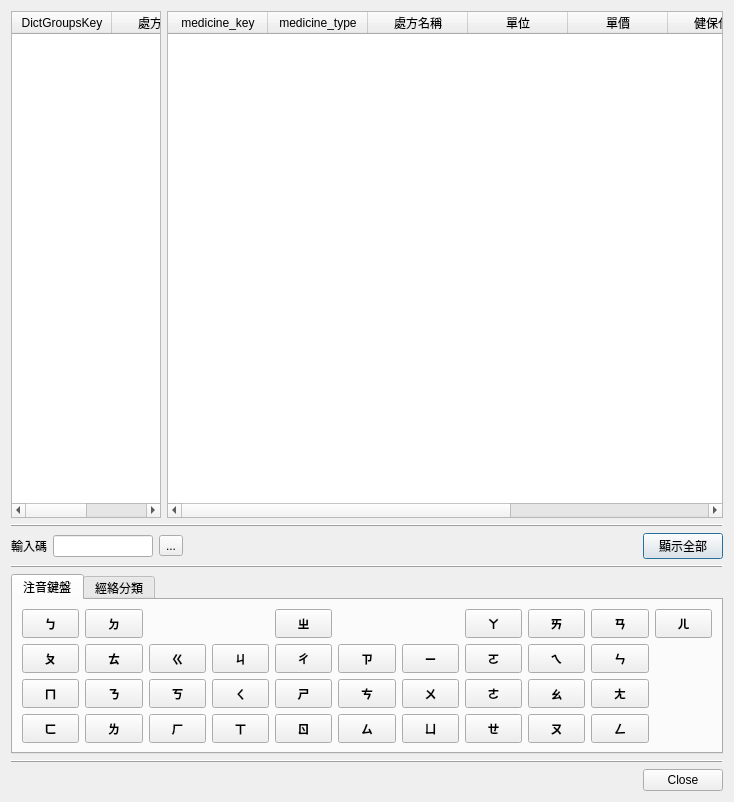
<?xml version="1.0" encoding="UTF-8"?>
<ui version="4.0">
 <class>Dialog_medicine</class>
 <widget class="QDialog" name="Dialog_medicine">
  <property name="windowModality">
   <enum>Qt::NonModal</enum>
  </property>
  <property name="geometry">
   <rect>
    <x>0</x>
    <y>0</y>
    <width>734</width>
    <height>802</height>
   </rect>
  </property>
  <property name="sizePolicy">
   <sizepolicy hsizetype="Preferred" vsizetype="Preferred">
    <horstretch>0</horstretch>
    <verstretch>0</verstretch>
   </sizepolicy>
  </property>
  <property name="windowTitle">
   <string>處方詞庫</string>
  </property>
  <property name="modal">
   <bool>false</bool>
  </property>
  <layout class="QVBoxLayout" name="verticalLayout">
   <item>
    <layout class="QHBoxLayout" name="horizontalLayout">
     <item>
      <widget class="QTableWidget" name="tableWidget_dict_groups">
       <property name="maximumSize">
        <size>
         <width>150</width>
         <height>16777215</height>
        </size>
       </property>
       <property name="editTriggers">
        <set>QAbstractItemView::NoEditTriggers</set>
       </property>
       <property name="selectionMode">
        <enum>QAbstractItemView::SingleSelection</enum>
       </property>
       <property name="selectionBehavior">
        <enum>QAbstractItemView::SelectRows</enum>
       </property>
       <column>
        <property name="text">
         <string>DictGroupsKey</string>
        </property>
       </column>
       <column>
        <property name="text">
         <string>處方類別</string>
        </property>
       </column>
      </widget>
     </item>
     <item>
      <widget class="QTableWidget" name="tableWidget_medicine">
       <property name="maximumSize">
        <size>
         <width>16777215</width>
         <height>16777215</height>
        </size>
       </property>
       <property name="editTriggers">
        <set>QAbstractItemView::NoEditTriggers</set>
       </property>
       <property name="selectionMode">
        <enum>QAbstractItemView::SingleSelection</enum>
       </property>
       <property name="selectionBehavior">
        <enum>QAbstractItemView::SelectRows</enum>
       </property>
       <column>
        <property name="text">
         <string>medicine_key</string>
        </property>
       </column>
       <column>
        <property name="text">
         <string>medicine_type</string>
        </property>
       </column>
       <column>
        <property name="text">
         <string>處方名稱</string>
        </property>
       </column>
       <column>
        <property name="text">
         <string>單位</string>
        </property>
       </column>
       <column>
        <property name="text">
         <string>單價</string>
        </property>
       </column>
       <column>
        <property name="text">
         <string>健保代碼</string>
        </property>
       </column>
       <column>
        <property name="text">
         <string>預設量</string>
        </property>
       </column>
       <column>
        <property name="text">
         <string>停用狀態</string>
        </property>
       </column>
      </widget>
     </item>
    </layout>
   </item>
   <item>
    <widget class="QFrame" name="frame">
     <property name="frameShape">
      <enum>QFrame::HLine</enum>
     </property>
     <property name="frameShadow">
      <enum>QFrame::Raised</enum>
     </property>
    </widget>
   </item>
   <item>
    <layout class="QHBoxLayout" name="horizontalLayout_2">
     <item>
      <widget class="QLabel" name="label">
       <property name="text">
        <string>輸入碼</string>
       </property>
      </widget>
     </item>
     <item>
      <widget class="QLineEdit" name="lineEdit_input_code">
       <property name="maximumSize">
        <size>
         <width>100</width>
         <height>16777215</height>
        </size>
       </property>
       <property name="clearButtonEnabled">
        <bool>true</bool>
       </property>
      </widget>
     </item>
     <item>
      <widget class="QToolButton" name="toolButton_backspace">
       <property name="text">
        <string>...</string>
       </property>
       <property name="icon">
        <iconset>
         <normaloff>../icons/gtk-go-forward-rtl.svg</normaloff>../icons/gtk-go-forward-rtl.svg</iconset>
       </property>
      </widget>
     </item>
     <item>
      <spacer name="horizontalSpacer_3">
       <property name="orientation">
        <enum>Qt::Horizontal</enum>
       </property>
       <property name="sizeHint" stdset="0">
        <size>
         <width>40</width>
         <height>20</height>
        </size>
       </property>
      </spacer>
     </item>
     <item>
      <widget class="QPushButton" name="pushButton_show_all">
       <property name="text">
        <string>顯示全部</string>
       </property>
       <property name="icon">
        <iconset>
         <normaloff>../icons/reload.svg</normaloff>../icons/reload.svg</iconset>
       </property>
      </widget>
     </item>
    </layout>
   </item>
   <item>
    <widget class="QFrame" name="frame_2">
     <property name="frameShape">
      <enum>QFrame::HLine</enum>
     </property>
     <property name="frameShadow">
      <enum>QFrame::Raised</enum>
     </property>
    </widget>
   </item>
   <item>
    <widget class="QTabWidget" name="tabWidget_keyboard">
     <property name="maximumSize">
      <size>
       <width>16777215</width>
       <height>180</height>
      </size>
     </property>
     <property name="currentIndex">
      <number>0</number>
     </property>
     <widget class="QWidget" name="tab">
      <attribute name="title">
       <string>注音鍵盤</string>
      </attribute>
      <layout class="QVBoxLayout" name="verticalLayout_2">
       <item>
        <layout class="QGridLayout" name="gridLayout">
         <item row="3" column="3">
          <widget class="QToolButton" name="toolButton_14">
           <property name="sizePolicy">
            <sizepolicy hsizetype="Expanding" vsizetype="Preferred">
             <horstretch>0</horstretch>
             <verstretch>0</verstretch>
            </sizepolicy>
           </property>
           <property name="font">
            <font>
             <weight>75</weight>
             <bold>true</bold>
            </font>
           </property>
           <property name="text">
            <string>ㄒ</string>
           </property>
          </widget>
         </item>
         <item row="2" column="1">
          <widget class="QToolButton" name="toolButton_7">
           <property name="sizePolicy">
            <sizepolicy hsizetype="Expanding" vsizetype="Preferred">
             <horstretch>0</horstretch>
             <verstretch>0</verstretch>
            </sizepolicy>
           </property>
           <property name="font">
            <font>
             <weight>75</weight>
             <bold>true</bold>
            </font>
           </property>
           <property name="text">
            <string>ㄋ</string>
           </property>
          </widget>
         </item>
         <item row="2" column="3">
          <widget class="QToolButton" name="toolButton_13">
           <property name="sizePolicy">
            <sizepolicy hsizetype="Expanding" vsizetype="Preferred">
             <horstretch>0</horstretch>
             <verstretch>0</verstretch>
            </sizepolicy>
           </property>
           <property name="font">
            <font>
             <weight>75</weight>
             <bold>true</bold>
            </font>
           </property>
           <property name="text">
            <string>ㄑ</string>
           </property>
          </widget>
         </item>
         <item row="1" column="3">
          <widget class="QToolButton" name="toolButton_12">
           <property name="sizePolicy">
            <sizepolicy hsizetype="Expanding" vsizetype="Preferred">
             <horstretch>0</horstretch>
             <verstretch>0</verstretch>
            </sizepolicy>
           </property>
           <property name="font">
            <font>
             <weight>75</weight>
             <bold>true</bold>
            </font>
           </property>
           <property name="text">
            <string>ㄐ</string>
           </property>
          </widget>
         </item>
         <item row="3" column="2">
          <widget class="QToolButton" name="toolButton_11">
           <property name="sizePolicy">
            <sizepolicy hsizetype="Expanding" vsizetype="Preferred">
             <horstretch>0</horstretch>
             <verstretch>0</verstretch>
            </sizepolicy>
           </property>
           <property name="font">
            <font>
             <weight>75</weight>
             <bold>true</bold>
            </font>
           </property>
           <property name="text">
            <string>ㄏ</string>
           </property>
          </widget>
         </item>
         <item row="3" column="0">
          <widget class="QToolButton" name="toolButton_4">
           <property name="sizePolicy">
            <sizepolicy hsizetype="Expanding" vsizetype="Preferred">
             <horstretch>0</horstretch>
             <verstretch>0</verstretch>
            </sizepolicy>
           </property>
           <property name="font">
            <font>
             <weight>75</weight>
             <bold>true</bold>
            </font>
           </property>
           <property name="text">
            <string>ㄈ</string>
           </property>
          </widget>
         </item>
         <item row="3" column="1">
          <widget class="QToolButton" name="toolButton_8">
           <property name="sizePolicy">
            <sizepolicy hsizetype="Expanding" vsizetype="Preferred">
             <horstretch>0</horstretch>
             <verstretch>0</verstretch>
            </sizepolicy>
           </property>
           <property name="font">
            <font>
             <weight>75</weight>
             <bold>true</bold>
            </font>
           </property>
           <property name="text">
            <string>ㄌ</string>
           </property>
          </widget>
         </item>
         <item row="0" column="1">
          <widget class="QToolButton" name="toolButton_5">
           <property name="sizePolicy">
            <sizepolicy hsizetype="Expanding" vsizetype="Preferred">
             <horstretch>0</horstretch>
             <verstretch>0</verstretch>
            </sizepolicy>
           </property>
           <property name="font">
            <font>
             <weight>75</weight>
             <bold>true</bold>
            </font>
           </property>
           <property name="text">
            <string>ㄉ</string>
           </property>
          </widget>
         </item>
         <item row="0" column="0">
          <widget class="QToolButton" name="toolButton_1">
           <property name="sizePolicy">
            <sizepolicy hsizetype="Expanding" vsizetype="Preferred">
             <horstretch>0</horstretch>
             <verstretch>0</verstretch>
            </sizepolicy>
           </property>
           <property name="font">
            <font>
             <weight>75</weight>
             <bold>true</bold>
            </font>
           </property>
           <property name="text">
            <string>ㄅ</string>
           </property>
           <property name="toolButtonStyle">
            <enum>Qt::ToolButtonTextUnderIcon</enum>
           </property>
          </widget>
         </item>
         <item row="2" column="4">
          <widget class="QToolButton" name="toolButton_17">
           <property name="sizePolicy">
            <sizepolicy hsizetype="Expanding" vsizetype="Preferred">
             <horstretch>0</horstretch>
             <verstretch>0</verstretch>
            </sizepolicy>
           </property>
           <property name="font">
            <font>
             <weight>75</weight>
             <bold>true</bold>
            </font>
           </property>
           <property name="text">
            <string>ㄕ</string>
           </property>
          </widget>
         </item>
         <item row="1" column="0">
          <widget class="QToolButton" name="toolButton_2">
           <property name="sizePolicy">
            <sizepolicy hsizetype="Expanding" vsizetype="Preferred">
             <horstretch>0</horstretch>
             <verstretch>0</verstretch>
            </sizepolicy>
           </property>
           <property name="font">
            <font>
             <weight>75</weight>
             <bold>true</bold>
            </font>
           </property>
           <property name="text">
            <string>ㄆ</string>
           </property>
          </widget>
         </item>
         <item row="1" column="2">
          <widget class="QToolButton" name="toolButton_9">
           <property name="sizePolicy">
            <sizepolicy hsizetype="Expanding" vsizetype="Preferred">
             <horstretch>0</horstretch>
             <verstretch>0</verstretch>
            </sizepolicy>
           </property>
           <property name="font">
            <font>
             <weight>75</weight>
             <bold>true</bold>
            </font>
           </property>
           <property name="text">
            <string>ㄍ</string>
           </property>
          </widget>
         </item>
         <item row="2" column="6">
          <widget class="QToolButton" name="toolButton_23">
           <property name="sizePolicy">
            <sizepolicy hsizetype="Expanding" vsizetype="Preferred">
             <horstretch>0</horstretch>
             <verstretch>0</verstretch>
            </sizepolicy>
           </property>
           <property name="font">
            <font>
             <weight>75</weight>
             <bold>true</bold>
            </font>
           </property>
           <property name="text">
            <string>ㄨ</string>
           </property>
          </widget>
         </item>
         <item row="0" column="8">
          <widget class="QToolButton" name="toolButton_29">
           <property name="sizePolicy">
            <sizepolicy hsizetype="Expanding" vsizetype="Preferred">
             <horstretch>0</horstretch>
             <verstretch>0</verstretch>
            </sizepolicy>
           </property>
           <property name="font">
            <font>
             <weight>75</weight>
             <bold>true</bold>
            </font>
           </property>
           <property name="text">
            <string>ㄞ</string>
           </property>
          </widget>
         </item>
         <item row="3" column="4">
          <widget class="QToolButton" name="toolButton_18">
           <property name="sizePolicy">
            <sizepolicy hsizetype="Expanding" vsizetype="Preferred">
             <horstretch>0</horstretch>
             <verstretch>0</verstretch>
            </sizepolicy>
           </property>
           <property name="font">
            <font>
             <weight>75</weight>
             <bold>true</bold>
            </font>
           </property>
           <property name="text">
            <string>ㄖ</string>
           </property>
          </widget>
         </item>
         <item row="1" column="5">
          <widget class="QToolButton" name="toolButton_19">
           <property name="sizePolicy">
            <sizepolicy hsizetype="Expanding" vsizetype="Preferred">
             <horstretch>0</horstretch>
             <verstretch>0</verstretch>
            </sizepolicy>
           </property>
           <property name="font">
            <font>
             <weight>75</weight>
             <bold>true</bold>
            </font>
           </property>
           <property name="text">
            <string>ㄗ</string>
           </property>
          </widget>
         </item>
         <item row="2" column="5">
          <widget class="QToolButton" name="toolButton_20">
           <property name="sizePolicy">
            <sizepolicy hsizetype="Expanding" vsizetype="Preferred">
             <horstretch>0</horstretch>
             <verstretch>0</verstretch>
            </sizepolicy>
           </property>
           <property name="font">
            <font>
             <weight>75</weight>
             <bold>true</bold>
            </font>
           </property>
           <property name="text">
            <string>ㄘ</string>
           </property>
          </widget>
         </item>
         <item row="3" column="5">
          <widget class="QToolButton" name="toolButton_21">
           <property name="sizePolicy">
            <sizepolicy hsizetype="Expanding" vsizetype="Preferred">
             <horstretch>0</horstretch>
             <verstretch>0</verstretch>
            </sizepolicy>
           </property>
           <property name="font">
            <font>
             <weight>75</weight>
             <bold>true</bold>
            </font>
           </property>
           <property name="text">
            <string>ㄙ</string>
           </property>
          </widget>
         </item>
         <item row="3" column="6">
          <widget class="QToolButton" name="toolButton_24">
           <property name="sizePolicy">
            <sizepolicy hsizetype="Expanding" vsizetype="Preferred">
             <horstretch>0</horstretch>
             <verstretch>0</verstretch>
            </sizepolicy>
           </property>
           <property name="font">
            <font>
             <weight>75</weight>
             <bold>true</bold>
            </font>
           </property>
           <property name="text">
            <string>ㄩ</string>
           </property>
          </widget>
         </item>
         <item row="1" column="6">
          <widget class="QToolButton" name="toolButton_22">
           <property name="sizePolicy">
            <sizepolicy hsizetype="Expanding" vsizetype="Preferred">
             <horstretch>0</horstretch>
             <verstretch>0</verstretch>
            </sizepolicy>
           </property>
           <property name="font">
            <font>
             <weight>75</weight>
             <bold>true</bold>
            </font>
           </property>
           <property name="text">
            <string>ㄧ</string>
           </property>
          </widget>
         </item>
         <item row="2" column="7">
          <widget class="QToolButton" name="toolButton_27">
           <property name="sizePolicy">
            <sizepolicy hsizetype="Expanding" vsizetype="Preferred">
             <horstretch>0</horstretch>
             <verstretch>0</verstretch>
            </sizepolicy>
           </property>
           <property name="font">
            <font>
             <weight>75</weight>
             <bold>true</bold>
            </font>
           </property>
           <property name="text">
            <string>ㄜ</string>
           </property>
          </widget>
         </item>
         <item row="3" column="7">
          <widget class="QToolButton" name="toolButton_28">
           <property name="sizePolicy">
            <sizepolicy hsizetype="Expanding" vsizetype="Preferred">
             <horstretch>0</horstretch>
             <verstretch>0</verstretch>
            </sizepolicy>
           </property>
           <property name="font">
            <font>
             <weight>75</weight>
             <bold>true</bold>
            </font>
           </property>
           <property name="text">
            <string>ㄝ</string>
           </property>
          </widget>
         </item>
         <item row="0" column="9">
          <widget class="QToolButton" name="toolButton_33">
           <property name="sizePolicy">
            <sizepolicy hsizetype="Expanding" vsizetype="Preferred">
             <horstretch>0</horstretch>
             <verstretch>0</verstretch>
            </sizepolicy>
           </property>
           <property name="font">
            <font>
             <weight>75</weight>
             <bold>true</bold>
            </font>
           </property>
           <property name="text">
            <string>ㄢ</string>
           </property>
          </widget>
         </item>
         <item row="2" column="8">
          <widget class="QToolButton" name="toolButton_31">
           <property name="sizePolicy">
            <sizepolicy hsizetype="Expanding" vsizetype="Preferred">
             <horstretch>0</horstretch>
             <verstretch>0</verstretch>
            </sizepolicy>
           </property>
           <property name="font">
            <font>
             <weight>75</weight>
             <bold>true</bold>
            </font>
           </property>
           <property name="text">
            <string>ㄠ</string>
           </property>
          </widget>
         </item>
         <item row="3" column="8">
          <widget class="QToolButton" name="toolButton_32">
           <property name="sizePolicy">
            <sizepolicy hsizetype="Expanding" vsizetype="Preferred">
             <horstretch>0</horstretch>
             <verstretch>0</verstretch>
            </sizepolicy>
           </property>
           <property name="font">
            <font>
             <weight>75</weight>
             <bold>true</bold>
            </font>
           </property>
           <property name="text">
            <string>ㄡ</string>
           </property>
          </widget>
         </item>
         <item row="1" column="9">
          <widget class="QToolButton" name="toolButton_34">
           <property name="sizePolicy">
            <sizepolicy hsizetype="Expanding" vsizetype="Preferred">
             <horstretch>0</horstretch>
             <verstretch>0</verstretch>
            </sizepolicy>
           </property>
           <property name="font">
            <font>
             <weight>75</weight>
             <bold>true</bold>
            </font>
           </property>
           <property name="text">
            <string>ㄣ</string>
           </property>
          </widget>
         </item>
         <item row="3" column="9">
          <widget class="QToolButton" name="toolButton_36">
           <property name="sizePolicy">
            <sizepolicy hsizetype="Expanding" vsizetype="Preferred">
             <horstretch>0</horstretch>
             <verstretch>0</verstretch>
            </sizepolicy>
           </property>
           <property name="font">
            <font>
             <weight>75</weight>
             <bold>true</bold>
            </font>
           </property>
           <property name="text">
            <string>ㄥ</string>
           </property>
          </widget>
         </item>
         <item row="2" column="0">
          <widget class="QToolButton" name="toolButton_3">
           <property name="sizePolicy">
            <sizepolicy hsizetype="Expanding" vsizetype="Preferred">
             <horstretch>0</horstretch>
             <verstretch>0</verstretch>
            </sizepolicy>
           </property>
           <property name="font">
            <font>
             <weight>75</weight>
             <bold>true</bold>
            </font>
           </property>
           <property name="text">
            <string>ㄇ</string>
           </property>
          </widget>
         </item>
         <item row="1" column="1">
          <widget class="QToolButton" name="toolButton_6">
           <property name="sizePolicy">
            <sizepolicy hsizetype="Expanding" vsizetype="Preferred">
             <horstretch>0</horstretch>
             <verstretch>0</verstretch>
            </sizepolicy>
           </property>
           <property name="font">
            <font>
             <weight>75</weight>
             <bold>true</bold>
            </font>
           </property>
           <property name="text">
            <string>ㄊ</string>
           </property>
          </widget>
         </item>
         <item row="2" column="2">
          <widget class="QToolButton" name="toolButton_10">
           <property name="sizePolicy">
            <sizepolicy hsizetype="Expanding" vsizetype="Preferred">
             <horstretch>0</horstretch>
             <verstretch>0</verstretch>
            </sizepolicy>
           </property>
           <property name="font">
            <font>
             <weight>75</weight>
             <bold>true</bold>
            </font>
           </property>
           <property name="text">
            <string>ㄎ</string>
           </property>
          </widget>
         </item>
         <item row="1" column="8">
          <widget class="QToolButton" name="toolButton_30">
           <property name="sizePolicy">
            <sizepolicy hsizetype="Expanding" vsizetype="Preferred">
             <horstretch>0</horstretch>
             <verstretch>0</verstretch>
            </sizepolicy>
           </property>
           <property name="font">
            <font>
             <weight>75</weight>
             <bold>true</bold>
            </font>
           </property>
           <property name="text">
            <string>ㄟ</string>
           </property>
          </widget>
         </item>
         <item row="2" column="9">
          <widget class="QToolButton" name="toolButton_35">
           <property name="sizePolicy">
            <sizepolicy hsizetype="Expanding" vsizetype="Preferred">
             <horstretch>0</horstretch>
             <verstretch>0</verstretch>
            </sizepolicy>
           </property>
           <property name="font">
            <font>
             <weight>75</weight>
             <bold>true</bold>
            </font>
           </property>
           <property name="text">
            <string>ㄤ</string>
           </property>
          </widget>
         </item>
         <item row="0" column="10">
          <widget class="QToolButton" name="toolButton_37">
           <property name="sizePolicy">
            <sizepolicy hsizetype="Expanding" vsizetype="Preferred">
             <horstretch>0</horstretch>
             <verstretch>0</verstretch>
            </sizepolicy>
           </property>
           <property name="font">
            <font>
             <weight>75</weight>
             <bold>true</bold>
            </font>
           </property>
           <property name="text">
            <string>ㄦ</string>
           </property>
          </widget>
         </item>
         <item row="0" column="4">
          <widget class="QToolButton" name="toolButton_15">
           <property name="sizePolicy">
            <sizepolicy hsizetype="Expanding" vsizetype="Preferred">
             <horstretch>0</horstretch>
             <verstretch>0</verstretch>
            </sizepolicy>
           </property>
           <property name="font">
            <font>
             <weight>75</weight>
             <bold>true</bold>
            </font>
           </property>
           <property name="text">
            <string>ㄓ</string>
           </property>
          </widget>
         </item>
         <item row="1" column="4">
          <widget class="QToolButton" name="toolButton_16">
           <property name="sizePolicy">
            <sizepolicy hsizetype="Expanding" vsizetype="Preferred">
             <horstretch>0</horstretch>
             <verstretch>0</verstretch>
            </sizepolicy>
           </property>
           <property name="font">
            <font>
             <weight>75</weight>
             <bold>true</bold>
            </font>
           </property>
           <property name="text">
            <string>ㄔ</string>
           </property>
          </widget>
         </item>
         <item row="0" column="7">
          <widget class="QToolButton" name="toolButton_25">
           <property name="sizePolicy">
            <sizepolicy hsizetype="Expanding" vsizetype="Preferred">
             <horstretch>0</horstretch>
             <verstretch>0</verstretch>
            </sizepolicy>
           </property>
           <property name="font">
            <font>
             <weight>75</weight>
             <bold>true</bold>
            </font>
           </property>
           <property name="text">
            <string>ㄚ</string>
           </property>
          </widget>
         </item>
         <item row="1" column="7">
          <widget class="QToolButton" name="toolButton_26">
           <property name="sizePolicy">
            <sizepolicy hsizetype="Expanding" vsizetype="Preferred">
             <horstretch>0</horstretch>
             <verstretch>0</verstretch>
            </sizepolicy>
           </property>
           <property name="font">
            <font>
             <weight>75</weight>
             <bold>true</bold>
            </font>
           </property>
           <property name="text">
            <string>ㄛ</string>
           </property>
          </widget>
         </item>
        </layout>
       </item>
      </layout>
     </widget>
     <widget class="QWidget" name="tab_2">
      <attribute name="title">
       <string>經絡分類</string>
      </attribute>
      <layout class="QVBoxLayout" name="verticalLayout_3">
       <item>
        <widget class="QTableWidget" name="tableWidget_groups">
         <property name="maximumSize">
          <size>
           <width>16777215</width>
           <height>154</height>
          </size>
         </property>
         <property name="editTriggers">
          <set>QAbstractItemView::NoEditTriggers</set>
         </property>
         <property name="alternatingRowColors">
          <bool>true</bool>
         </property>
         <property name="selectionMode">
          <enum>QAbstractItemView::SingleSelection</enum>
         </property>
         <property name="selectionBehavior">
          <enum>QAbstractItemView::SelectItems</enum>
         </property>
         <property name="rowCount">
          <number>4</number>
         </property>
         <property name="columnCount">
          <number>5</number>
         </property>
         <attribute name="horizontalHeaderVisible">
          <bool>false</bool>
         </attribute>
         <attribute name="horizontalHeaderMinimumSectionSize">
          <number>27</number>
         </attribute>
         <attribute name="horizontalHeaderDefaultSectionSize">
          <number>140</number>
         </attribute>
         <attribute name="verticalHeaderVisible">
          <bool>false</bool>
         </attribute>
         <row/>
         <row/>
         <row/>
         <row/>
         <column/>
         <column/>
         <column/>
         <column/>
         <column/>
        </widget>
       </item>
      </layout>
     </widget>
    </widget>
   </item>
   <item>
    <widget class="QFrame" name="frame_3">
     <property name="frameShape">
      <enum>QFrame::HLine</enum>
     </property>
     <property name="frameShadow">
      <enum>QFrame::Raised</enum>
     </property>
    </widget>
   </item>
   <item>
    <widget class="QDialogButtonBox" name="buttonBox">
     <property name="standardButtons">
      <set>QDialogButtonBox::Close</set>
     </property>
    </widget>
   </item>
  </layout>
 </widget>
 <resources/>
 <connections/>
</ui>
